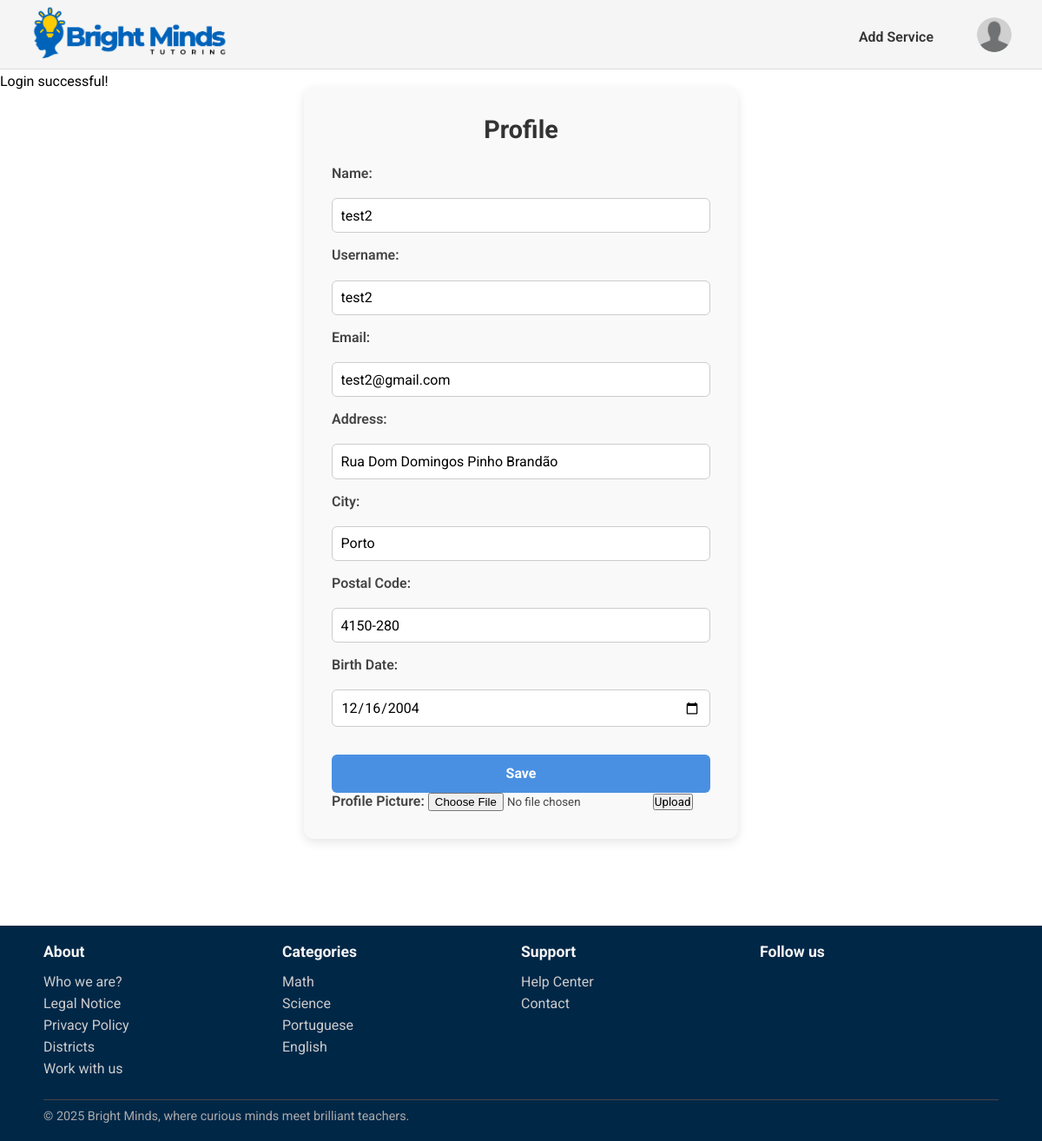
Page /pages/profile.php (signed in) on the committed database.
### tables this page shows
CREATE TABLE User (
    user_id INTEGER PRIMARY KEY,
    username TEXT UNIQUE NOT NULL,
    name TEXT NOT NULL,
    birth_date DATE,
    email TEXT UNIQUE NOT NULL,
    password TEXT NOT NULL,
    usertype TEXT CHECK(usertype IN ('student', 'tutor', 'admin')) NOT NULL,
    address TEXT,
    postal_code TEXT,
    city TEXT,
    registration_date DATE NOT NULL
);

CREATE TABLE Category(
    category_name TEXT PRIMARY KEY
);

### pages/profile.php (called while the page is built)
<?php
    require_once(__DIR__. '/../templates/common.tpl.php');
    require_once(__DIR__. '/../templates/user.tpl.php');
    require_once(__DIR__.'/../database/connection.db.php');
    require_once(__DIR__.'/../database/categories.php');
    $session = new Session();
    $db = getDatabaseConnection();
    $categories  = getAllCategories($db);
    $user = User::getUserbyId($db,intval($session->getId()));
    drawHeader($session);
    drawEditProfile($user);
    drawFooter($categories);
?>

### utils/session.php (called while the page is built, shortened)
<?php
  class Session {
    private array $messages;
    public function __construct() {
      $this->messages = isset($_SESSION['messages']) ? $_SESSION['messages'] : array();
    }
    public function isLoggedIn() : bool {
      return isset($_SESSION['id']);
    }
    public function getId() : ?int {
      return isset($_SESSION['id']) ? $_SESSION['id'] : null;
    }
    public function getUserType() : ?string {
      return isset($_SESSION['user_type']) ? $_SESSION['user_type'] : null;
    }
    public function getMessages() {
      return $this->messages;
    }
  }
?>

### database/user.class.php (called while the page is built, shortened)
<?php
  class User {
    public function __construct(int $id, string $username, string $name, string $email, string $password, string $user_type, string $registration_date, ?string $birth_date, ?string $address, ?string $postal_code, ?string $city) {
      $this->username = $username;
      $this->name= $name;
      $this->email = $email;
      $this->birth_date= $birth_date;
      $this->address = $address;
      $this->postal_code = $postal_code;
      $this->city=$city;
    }
    static function getUserbyId(PDO $db, int $id) : User {
      $stmt = $db->prepare('SELECT * FROM User WHERE user_id = ?');
      $stmt->execute(array($id));
      $user = $stmt->fetch();
      return new User(
          intval($user['user_id']),
          $user['username'],
          $user['name'],
          $user['email'],
          $user['password'],
          $user['usertype'],
          $user['registration_date'],
          $user['birth_date'],
          $user['address'],
          $user['postal_code'],
          $user['city']
        );
    }
  }
?>

### database/categories.php (called while the page is built)
<?php
  function getAllCategories($db) {
    $stmt = $db->prepare('SELECT category_name
                          FROM Category');
    $stmt->execute();
    return $stmt->fetchAll();
  }
?>

### templates/user.tpl.php (the view, shortened to what this page needs)
<?php
  require_once(__DIR__. '/../utils/session.php');
  require_once(__DIR__.'/../database/user.class.php');
?>
<?php function drawEditProfile(User $user){ ?>
  <section id="editProfile">
    <h2>Profile</h2>
    <form action="../actions/action_edit_profile.php" method="post" class="profile">
        <label for="name">Name:</label>
        <input id="name" type="text" name="name" value="<?=htmlspecialchars($user->name)?>">
        <label for="username">Username:</label>
        <input id="username" type="text" name="username" value="<?=htmlspecialchars($user->username)?>">
        <label for="email">Email:</label>
        <input id="email" type="text" name="email" value="<?=htmlspecialchars($user->email)?>">
        <label for="address">Address:</label>
        <input id="address" type="text" name="address" value="<?=htmlspecialchars($user->address)?>">
        <label for="city">City:</label>
        <input id="city" type="text" name="city" value="<?=htmlspecialchars($user->city)?>">
        <label for="postal_code">Postal Code:</label>
        <input id="postal_code" type="text" name="postal_code" value="<?=htmlspecialchars($user->postal_code)?>">
        <label for="birth_date">Birth Date:</label>
        <input id="birth_date" type="date" name="birth_date" value="<?=htmlspecialchars($user->birth_date)?>">
        <button type="submit">Save</button>
    </form>
    <form action="../actions/uploadProfileImage.action.php" method="post" enctype="multipart/form-data">
        <label>Profile Picture: <input type="file" name="image"></label>
        <input type="submit" value="Upload">
    </form>
  </section>
<?php } ?>

### templates/common.tpl.php (shortened to what this page needs)
<?php
    require_once(__DIR__. '/../utils/session.php');
    require_once(__DIR__.'/../database/user.class.php');
?>
<?php function drawHeader(Session $session){ ?>
    <!DOCTYPE html>
    <html>
        <head>
            <link rel="stylesheet" href="../css/style.css">
            <link rel="stylesheet" href="../css/profile.css">
        </head>
        <body>
            <header>
                <nav>
                    <a href="../pages/index.php"><img id="logo" src="../docs/BrightMinds_logo.png" alt="BrightMinds Logo"></a>
                    <?php
                        if($session->isLoggedIn()) drawUserNav($session);
                        else drawVisitorNav();
                    ?>
                </nav>
                <section id="messages">
                    <?php foreach ($session->getMessages() as $messsage) { ?>
                        <article class="<?=$messsage['type']?>">
                            <?=$messsage['text']?>
                        </article>
                    <?php } ?>
                </section>
            </header>
            <main>
<?php } ?>
<?php function drawUserNav(Session $session) { ?>
    <div class="user-nav">
        <?php if($session->getUserType()==='student'){ ?>
            <a href="../pages/become_freelancer.php">Become a Tutor</a>
        <?php } else{ ?>
            <a href="../pages/add_service.php">Add Service</a>
        <?php } ?>
        <div class="profile-dropdown">
            <button type="button" class="profile-button" onclick="toggleProfileMenu()">
                <img src="../docs/default_profile_image.png" alt="Profile image" class="profile-image">
            </button>
        </div>
    </div>
<?php } ?>
<?php function drawFooter(array $categories){ ?>
            </main>
            <footer>
                <div class="footer-content">
                    <section class="footer-column">
                        <h3>About</h3>
                        <ul>
                            <li><a href="">Who we are?</a></li>
                            <li><a href="">Legal Notice</a></li>
                            <li><a href="">Privacy Policy</a></li>
                            <li><a href="">Districts</a></li>
                            <li><a href="">Work with us</a></li>
                        </ul>
                    </section>
                    <section class="footer-column">
                        <h3>Categories</h3>
                        <ul>
                            <?php foreach($categories as $category){ ?>
                                <li>
                                    <a href=""><?=$category['category_name']?>
                                    </a>
                                </li>
                            <?php } ?>
                        </ul>
                    </section>
                    <section class="footer-column">
                        <h3>Support</h3>
                        <ul>
                            <li><a href="#">Help Center</a></li>
                            <li><a href="#">Contact</a></li>
                        </ul>
                    </section>
                    <section class="footer-column">
                        <h3>Follow us</h3>
                    </section>
                    <div class="footer-bottom">
                        <hr>
                        <p>© 2025 Bright Minds, where curious minds meet brilliant teachers.</p>
                    </div>
                </div>
            </footer>
        </body>
    </html>
<?php } ?>

### css/style.css (style rules this page uses)
* { font-family: "Roboto"; margin:0; padding:0; box-sizing: border-box; }
header { font-family: "Roboto"; font-style: normal; background-color:whitesmoke; border-bottom: 1px solid #ddd; height: 80px; width: 100%; position: fixed; top:0; left:0; }
nav { display: flex; align-items: center; justify-content: space-between; padding: 5px 35px; }
#logo { height:70px; width: auto; }
a { text-decoration:none; }
.visitor-nav-links li a, .user-nav a { color: #333; font-weight: 600; font-size: 16px; }
.user-nav { display: flex; align-items: center; gap: 50px; }
.user-nav > a { color: #333; font-weight: 600; font-size: 16px; }
.profile-button { background:none; border:none; cursor:pointer; padding:0; }
.profile-image { width: 40px; height: 40px; border-radius: 50%; object-fit: cover; }
.profile-dropdown { position: relative; }
footer { font-family: "Roboto", sans-serif; background-color: #012747; color: #fff; padding: 20px 50px; }
.footer-content { display:grid; grid-template-columns: repeat(4, 1fr); grid-template-rows: auto auto; row-gap: 20px; }
.footer-bottom { grid-column: 1 / -1; }
.footer-column h3 { font-size: 1.1rem; margin-bottom: 15px; color: #f5f5f5; }
.footer-column ul { list-style: none; }
.footer-column ul li { margin-bottom: 6px; }
.footer-column ul li a { text-decoration: none; color: #ccc; }
.footer-bottom { text-align: start; font-size: 0.9rem; color: #aaa; }
.footer-bottom hr { border: none; border-top: 1px solid #444; margin-bottom: 10px; }

### css/profile.css (style rules this page uses)
* { font-family: "Roboto"; margin:0; padding:0; box-sizing: border-box; }
#editProfile { font-family: 'Roboto', sans-serif; margin: 100px auto; max-width: 500px; padding: 2rem; background-color: #f9f9f9; border-radius: 12px; box-shadow: 0 4px 12px rgba(0, 0, 0, 0.1); }
#editProfile h2 { text-align: center; margin-bottom: 1.5rem; font-size: 1.8rem; color: #333; }
#editProfile form.profile { display: flex; flex-direction: column; gap: 1rem; }
#editProfile label { font-weight: 600; color: #444; margin-bottom: 0.2rem; }
#editProfile input[type="text"], #editProfile input[type="date"] { padding: 0.6rem; border: 1px solid #ccc; border-radius: 6px; font-size: 1rem; transition: border-color 0.3s ease; }
#editProfile button[type="submit"] { margin-top: 1rem; padding: 0.8rem; background-color: #4a90e2; color: white; border: none; border-radius: 6px; font-size: 1rem; font-weight: bold; cursor: pointer; transition: background-color 0.3s ease; }

### rows in the picture
user: name "test2", username "test2", email "test2@gmail.com", address "Rua Dom Domingos Pinho Brandão", city "Porto", postal_code "4150-280", birth_date "12/16/2004"
category: category_name "Math"
category: category_name "Science"
category: category_name "Portuguese"
category: category_name "English"

### other values in the picture
$messsage['text'] "Login successful!"
